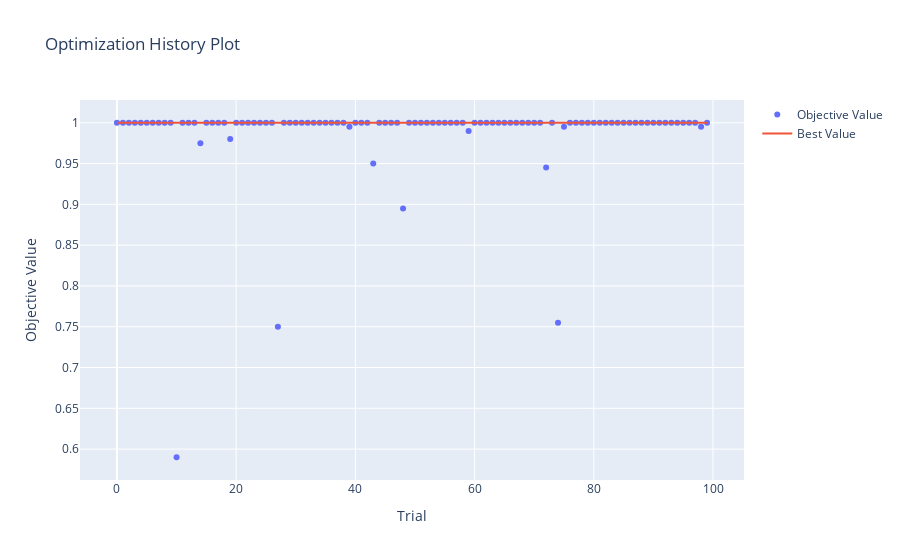

The code cell stored with this chart in its notebook:
### Markdown cell above
Mejores parametros

### Code cell
print(studyRF.best_params)
optuna.visualization.plot_optimization_history(studyRF)

### Figure 1 — Plotly figure (JSON) as saved in the notebook; plotly's stock layout.template omitted (floating-point values rounded to 4 significant figures)
{"data": [{"mode": "markers", "name": "Objective Value", "type": "scatter", "x": [0, 1, 2, 3, 4, 5, 6, 7, 8, 9, 10, 11, 12, 13, 14, 15, 16, 17, 18, 19, 20, 21, 22, 23, 24, 25, 26, 27, 28, 29, 30, 31, 32, 33, 34, 35, 36, 37, 38, 39, 40, 41, 42, 43, 44, 45, 46, 47, 48, 49, 50, 51, 52, 53, 54, 55, 56, 57, 58, 59, 60, 61, 62, 63, 64, 65, 66, 67, 68, 69, 70, 71, 72, 73, 74, 75, 76, 77, 78, 79, 80, 81, 82, 83, 84, 85, 86, 87, 88, 89, 90, 91, 92, 93, 94, 95, 96, 97, 98, 99], "y": [1, 1, 1, 1, 1, 1, 1, 1, 1, 1, 0.59, 1, 1, 1, 0.975, 1, 1, 1, 1, 0.98, 1, 1, 1, 1, 1, 1, 1, 0.75, 1, 1, 1, 1, 1, 1, 1, 1, 1, 1, 1, 0.995, 1, 1, 1, 0.95, 1, 1, 1, 1, 0.895, 1, 1, 1, 1, 1, 1, 1, 1, 1, 1, 0.99, 1, 1, 1, 1, 1, 1, 1, 1, 1, 1, 1, 1, 0.945, 1, 0.755, 0.995, 1, 1, 1, 1, 1, 1, 1, 1, 1, 1, 1, 1, 1, 1, 1, 1, 1, 1, 1, 1, 1, 1, 0.995, 1]}, {"mode": "lines", "name": "Best Value", "type": "scatter", "x": [0, 1, 2, 3, 4, 5, 6, 7, 8, 9, 10, 11, 12, 13, 14, 15, 16, 17, 18, 19, 20, 21, 22, 23, 24, 25, 26, 27, 28, 29, 30, 31, 32, 33, 34, 35, 36, 37, 38, 39, 40, 41, 42, 43, 44, 45, 46, 47, 48, 49, 50, 51, 52, 53, 54, 55, 56, 57, 58, 59, 60, 61, 62, 63, 64, 65, 66, 67, 68, 69, 70, 71, 72, 73, 74, 75, 76, 77, 78, 79, 80, 81, 82, 83, 84, 85, 86, 87, 88, 89, 90, 91, 92, 93, 94, 95, 96, 97, 98, 99], "y": [1, 1, 1, 1, 1, 1, 1, 1, 1, 1, 1, 1, 1, 1, 1, 1, 1, 1, 1, 1, 1, 1, 1, 1, 1, 1, 1, 1, 1, 1, 1, 1, 1, 1, 1, 1, 1, 1, 1, 1, 1, 1, 1, 1, 1, 1, 1, 1, 1, 1, 1, 1, 1, 1, 1, 1, 1, 1, 1, 1, 1, 1, 1, 1, 1, 1, 1, 1, 1, 1, 1, 1, 1, 1, 1, 1, 1, 1, 1, 1, 1, 1, 1, 1, 1, 1, 1, 1, 1, 1, 1, 1, 1, 1, 1, 1, 1, 1, 1, 1]}, {"marker": {"color": "#cccccc"}, "mode": "markers", "name": "Infeasible Trial", "showlegend": false, "type": "scatter", "x": [], "y": []}], "layout": {"title": {"text": "Optimization History Plot"}, "xaxis": {"title": {"text": "Trial"}}, "yaxis": {"title": {"text": "Objective Value"}}}}
